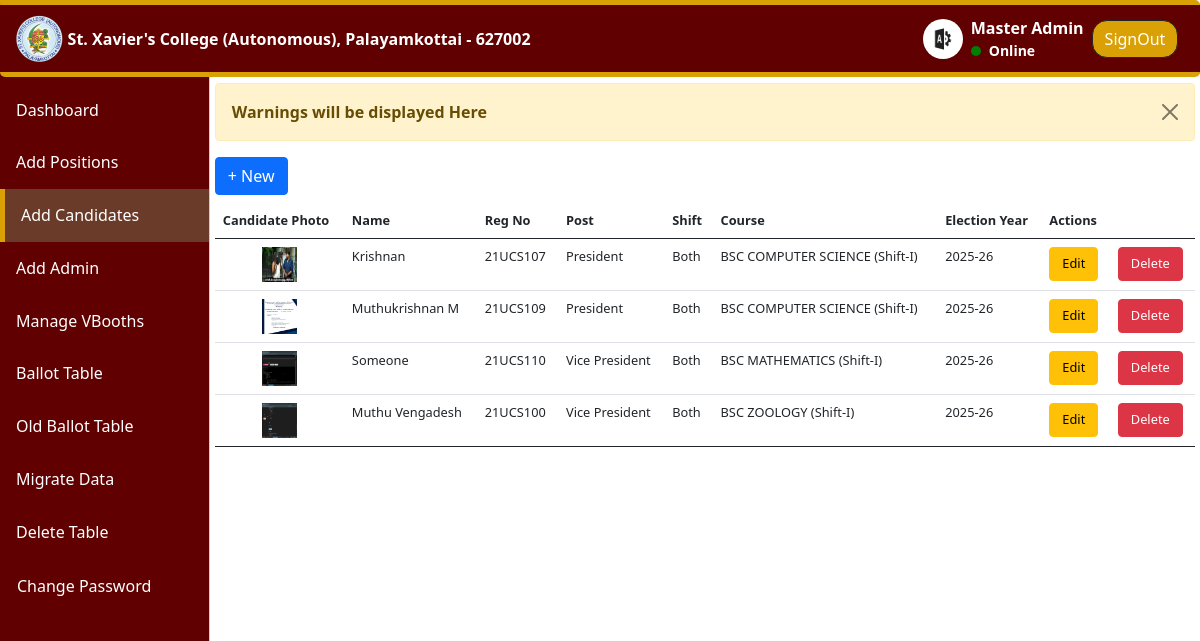
Screenshot of /admin/sxc-candidates.php (signed in) with the database file from the repository.
### tables this page shows
CREATE TABLE `candidates` (
  `candidate_id` int(11) NOT NULL,
  `regno` varchar(10) NOT NULL,
  `name` varchar(150) NOT NULL,
  `course` varchar(100) NOT NULL,
  `year` int(1) NOT NULL DEFAULT 3,
  `post_id` int(11) NOT NULL,
  `vote_count` int(11) DEFAULT NULL,
  `image_url` varchar(500) NOT NULL,
  `shift` enum('Shift-I','Shift-II') NOT NULL,
  `election_year` varchar(10) NOT NULL,
  `created_on` datetime NOT NULL DEFAULT current_timestamp(),
  `updated_on` datetime DEFAULT current_timestamp() ON UPDATE current_timestamp()
);

CREATE TABLE `position` (
  `post_id` int(11) NOT NULL,
  `post` varchar(100) NOT NULL,
  `description` varchar(200) NOT NULL,
  `post_shift` enum('Shift-I','Shift-II','Both') NOT NULL,
  `post_status` enum('opposed','unopposed','nocontest') NOT NULL DEFAULT 'opposed',
  `who_can_vote` enum('MF','M','F') NOT NULL,
  `created_at` datetime NOT NULL DEFAULT current_timestamp(),
  `updated_on` datetime DEFAULT current_timestamp() ON UPDATE current_timestamp()
);

### util_classes/Can_Pos_Join.php (called while the page is built, shortened)
<?php
    class CandidateAndPosition
    {
        private $conn;
        private $table1='candidates';
        private $table2='position';
        public function __construct($conn)
        {
            $this->conn=$conn;
        }
        public function readJoinAll()
        {
            try{
                $qry="Select * from {$this->table1} as c inner join {$this->table2} as p on p.post_id=c.post_id";
                $res=$this->conn->query($qry);
                $can_pos=[];
                while($result=$res->fetch_assoc())
                {
                    $can_pos[]=$result;
                }
                return ['data'=>$can_pos,'num_rows'=>$res->num_rows];
                }
                catch(Exception $e)
                {
                    $this->error=$e;
                    echo $e->getMessage();
                    return null;
                }
        }
    }
    ?>

### admin/sxc-candidates.php (the view, shortened to what this page needs)
<!DOCTYPE html>
<html lang="en">
<head>
</head>
<body>
    <header>
        <?php
        include_once("includes/navbar.php");
        ?>
    </header>
    <main class="content-wrapper" >
        <?php
        include_once("../util_classes/Position.php");
        include_once("../util_classes/Can_Pos_Join.php");
        include_once("../util_classes/Vote.php");
        ?>
     <div class='alert alert-warning alert-dismissible fade show' role='alert'>
            <buton type='button'  class="btn-close" data-bs-dismiss='alert'></buton>
            <b>Warnings will be displayed Here</b><br>
        </div>
        <button type="button" name='new' class="btn btn-primary" data-bs-toggle="modal" data-bs-target="#candidate">
            + New
        </button>
		<?php
                $candidateposition = new CandidateAndPosition($conn);
                $result = $candidateposition->readJoinAll();
                if ($data = $result['data']) {
       echo "<div class='table-responsive '>
        <table class='table my-2 sxc-candidates'>
            <thead>
                <tr>
                    <th>Id</th>
                    <th>Candidate Photo</th>
                    <th>Name</th>
                    <th>Reg No</th>
                    <th>Post</th>
                    <th>Shift</th>
                    <th>Course</th>
                    <th>Election Year</th>
                    <th colspan='2'>Actions</th>
                </tr>
            </thead>
            <tbody>";
			 for ($i = 0; $i < count($data); $i++) {
                        echo "<tr><td>{$data[$i]['candidate_id']}</td><td style='text-align:center'><img src='{$data[$i]['image_url']}' class='can_small_img' /></td><td>{$data[$i]['name']}</td><td>{$data[$i]['regno']}</td><td>{$data[$i]['post']}</td><td>{$data[$i]['post_shift']}</td><td>{$data[$i]['course']} ({$data[$i]['shift']})</td><td>{$data[$i]['election_year']}</td>
                <td><button class='btn btn-warning' type='submit' name='edit' value={$data[$i]['candidate_id']} form='form_temp'>Edit</button></td><td><button class='btn btn-danger' type='submit' name='delete' value={$data[$i]['candidate_id']} form='form_temp'>Delete</button></td></tr>";
                    }
            echo "</tbody>
            <tfoot>
            </tfoot>
        </table>
        </div>";
				}
				else
				{
					echo "<center><b>No Data Available</b></center>";
				}
				?>
    </main>
</body>
</html>

### assets/css-js/styles.css (style rules this page uses)
.content-wrapper { margin-top: 5.2rem; padding:0.5rem; position: relative; }
table.table.sxc-candidates { font-size: 80%; }
.sxc-candidates thead tr th { text-align: left; }
table .can_small_img { width:35px; height:35px; }
table th { text-align: center; }
table.table button.btn { font-size: inherit; }
.btn-close { z-index: 10050!important; }
@media screen and (min-width:768px) { .content-wrapper { padding:0rem 0.3rem; margin-left: 210px; } }

### rows the page displays
candidates: image_url (picture), name "Krishnan", regno "21UCS107", post.post "President", post.post_shift "Both", course "BSC COMPUTER SCIENCE", shift "Shift-I", election_year "2025-26", $data[$i]['candidate_id'] 9 (drawn)
candidates: image_url (picture), name "Muthukrishnan M", regno "21UCS109", post.post "President", post.post_shift "Both", course "BSC COMPUTER SCIENCE", shift "Shift-I", election_year "2025-26", $data[$i]['candidate_id'] 10 (drawn)
candidates: image_url (picture), name "Someone", regno "21UCS110", post.post "Vice President", post.post_shift "Both", course "BSC MATHEMATICS", shift "Shift-I", election_year "2025-26", $data[$i]['candidate_id'] 11 (drawn)
candidates: image_url (picture), name "Muthu Vengadesh", regno "21UCS100", post.post "Vice President", post.post_shift "Both", course "BSC ZOOLOGY", shift "Shift-I", election_year "2025-26", $data[$i]['candidate_id'] 12 (drawn)

### other values shown
$_SESSION['admin_name'] "Master Admin"
